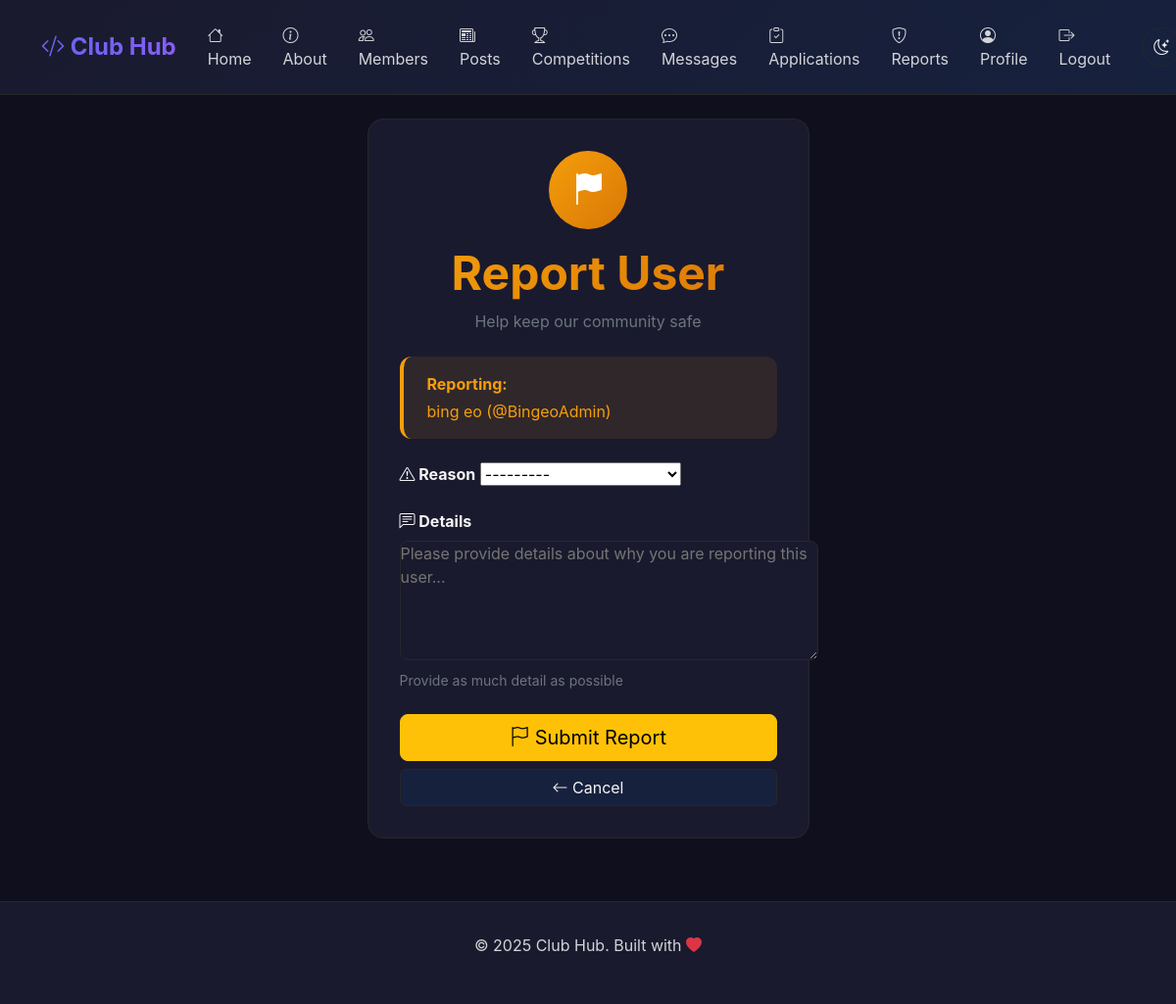
The page /moderation/report/7/ (signed in) on the database its author committed.
### accounts/models.py (models this page shows, shortened)
class User(AbstractUser):
    ROLE_CHOICES = [
        ('admin', 'Admin'),
        ('member', 'Member'),
    ]
    role = models.CharField(
        max_length=10,
        choices=ROLE_CHOICES,
        default='member',
        help_text="User role: Admin (full access) or Member (limited access)"
    )
    email = models.EmailField(
        unique=True,
        help_text="Must be unique across all users"
    )
    class Meta:
        ordering = ['-date_joined']
        verbose_name = 'User'
        verbose_name_plural = 'Users'
    @property
    def is_admin(self):
        return self.role == 'admin'

### moderation/views.py (the view)
# urls.py: path('report/<int:user_id>/', views.report_user, name='report_user'),
@login_required
def report_user(request, user_id):
    reported_user = get_object_or_404(User, pk=user_id)
    if reported_user == request.user:
        messages.error(request, 'You cannot report yourself.')
        return redirect('accounts:members')
    if reported_user.is_admin:
        messages.error(request, 'You cannot report admins.')
        return redirect('accounts:members')
    if request.method == 'POST':
        form = ReportForm(request.POST)
        if form.is_valid():
            report = form.save(commit=False)
            report.reporter = request.user
            report.reported_user = reported_user
            report.save()
            messages.success(request, 'Report submitted successfully. Admins will review it.')
            return redirect('accounts:members')
    else:
        form = ReportForm()
    return render(request, 'moderation/report.html', {
        'form': form,
        'reported_user': reported_user,
    })

### moderation/forms.py
class ReportForm(forms.ModelForm):
    class Meta:
        model = Report
        fields = ['reason', 'description']
        widgets = {
            'description': forms.Textarea(attrs={
                'rows': 5,
                'placeholder': 'Please provide details about why you are reporting this user...'
            }),
        }

### moderation/templates/moderation/report.html (shortened to what this page needs)
{% extends 'base.html' %}
{% block content %}
<div class="row justify-content-center">
    <div class="col-lg-5 col-md-7">
        <div class="card-custom">
            <div class="text-center mb-4">
                <div class="rounded-circle d-inline-flex align-items-center justify-content-center mb-3"
                     style="width: 80px; height: 80px; background: linear-gradient(135deg, #f59e0b, #d97706); color: white; font-size: 2rem;">
                    <i class="bi bi-flag-fill"></i>
                </div>
                <h1 class="display-5 fw-bold" style="background: linear-gradient(135deg, #f59e0b, #d97706); -webkit-background-clip: text; -webkit-text-fill-color: transparent;">
                    Report User
                </h1>
                <p class="text-secondary">Help keep our community safe</p>
            </div>
            <div class="alert alert-warning mb-4">
                <p class="mb-1"><strong>Reporting:</strong></p>
                <p class="mb-0">{{ reported_user.first_name }} {{ reported_user.last_name }} (@{{ reported_user.username }})</p>
            </div>
            <form method="post">
                <div class="mb-3">
                    <label for="{{ form.reason.id_for_label }}" class="form-label fw-bold">
                        <i class="bi bi-exclamation-triangle"></i> Reason
                    </label>
                    {{ form.reason }}
                </div>
                <div class="mb-4">
                    <label for="{{ form.description.id_for_label }}" class="form-label fw-bold">
                        <i class="bi bi-chat-left-text"></i> Details
                    </label>
                    {{ form.description }}
                    <small class="text-secondary d-block mt-1">
                        Provide as much detail as possible
                    </small>
                </div>
                <button type="submit" class="btn btn-warning w-100 btn-lg mb-2">
                    <i class="bi bi-flag"></i> Submit Report
                </button>
                <a href="{% url 'accounts:members' %}" class="btn btn-secondary w-100">
                    <i class="bi bi-arrow-left"></i> Cancel
                </a>
            </form>
        </div>
    </div>
</div>
{% endblock %}

### templates/base.html (style rules this page uses)
:root[data-theme="dark"] { --bg-primary: #0f0f1e; --bg-secondary: #1a1a2e; --bg-tertiary: #16213e; --text-primary: #f4f4f5; --text-secondary: #d4d4d8; --text-muted: #a1a1aa; --accent-primary: #6366f1; --accent-secondary: #8b5cf6; --border-color: #27272a; --success: #10b981; --warning: #f59e0b; --danger: #ef4444; --input-bg: #1a1a2e; --input-text: #f4f4f5; }
* { margin: 0; padding: 0; box-sizing: border-box; }
body { background: var(--bg-primary); color: var(--text-primary); font-family: 'Inter', -apple-system, BlinkMacSystemFont, 'Segoe UI', sans-serif; min-height: 100vh; transition: background 0.3s, color 0.3s; }
.btn-secondary, .btn-outline-secondary { background: var(--bg-tertiary); border: 1px solid var(--border-color); color: var(--text-primary) !important; }
.form-control, .form-select, textarea { background: var(--input-bg) !important; border: 1px solid var(--border-color) !important; color: var(--input-text) !important; border-radius: 8px; }
.form-label { color: var(--text-primary) !important; }
.card-custom { background: var(--bg-secondary); border: 1px solid var(--border-color); border-radius: 16px; padding: 2rem; transition: transform 0.3s, box-shadow 0.3s; }
.alert { border-radius: 12px; border: none; padding: 1rem 1.5rem; }
.alert-warning { background: rgba(245, 158, 11, 0.1); border-left: 4px solid var(--warning); color: var(--warning); }

### rows shown on the page
User: first_name "bing", last_name "eo", username "BingeoAdmin"
